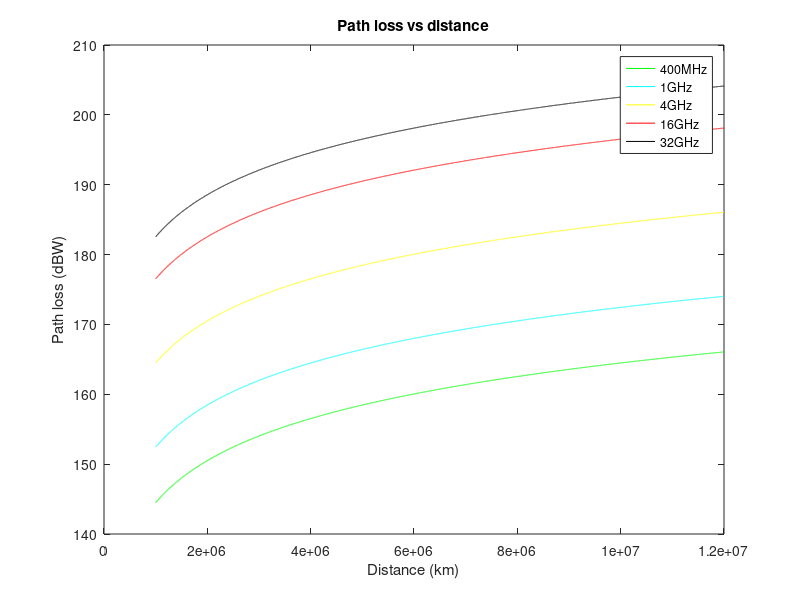

Source code (MATLAB):
%% Path loss vs distance 
distance = 1000000:500:12000000;

path_loss1 = 20*log10((4*pi*distance*400e6)/3e8);

figure (4);
plot (distance, path_loss1, 'g')
title ('Path loss vs distance');

xlabel('Distance (km)') 
ylabel('Path loss (dBW)')

hold on;



%1 GHz

path_loss3 = 20*log10((4*pi*distance*1e9)/3e8);
plot (distance, path_loss3, 'c')

xlabel('Distance (km)') 
ylabel('Path loss (dBW)')

% 4GHZ
path_loss2 = 20*log10((4*pi*distance*400e7)/3e8);
plot (distance, path_loss2, 'y')


xlabel('Distance (km)') 
ylabel('Path loss (dBW)')
legend ('400MHz', '4GHz')


%16 GHz

path_loss4 = 20*log10((4*pi*distance*16e9)/3e8);
plot (distance, path_loss4, 'r')

xlabel('Distance (km)') 
ylabel('Path loss (dBW)')


%32 GHz
path_loss5 = 20*log10((4*pi*distance*32e9)/3e8);
plot (distance, path_loss5, 'black')

xlabel('Distance (km)') 
ylabel('Path loss (dBW)')
legend ('400MHz', '1GHz', '4GHz', '16GHz', '32GHz')
hold off;